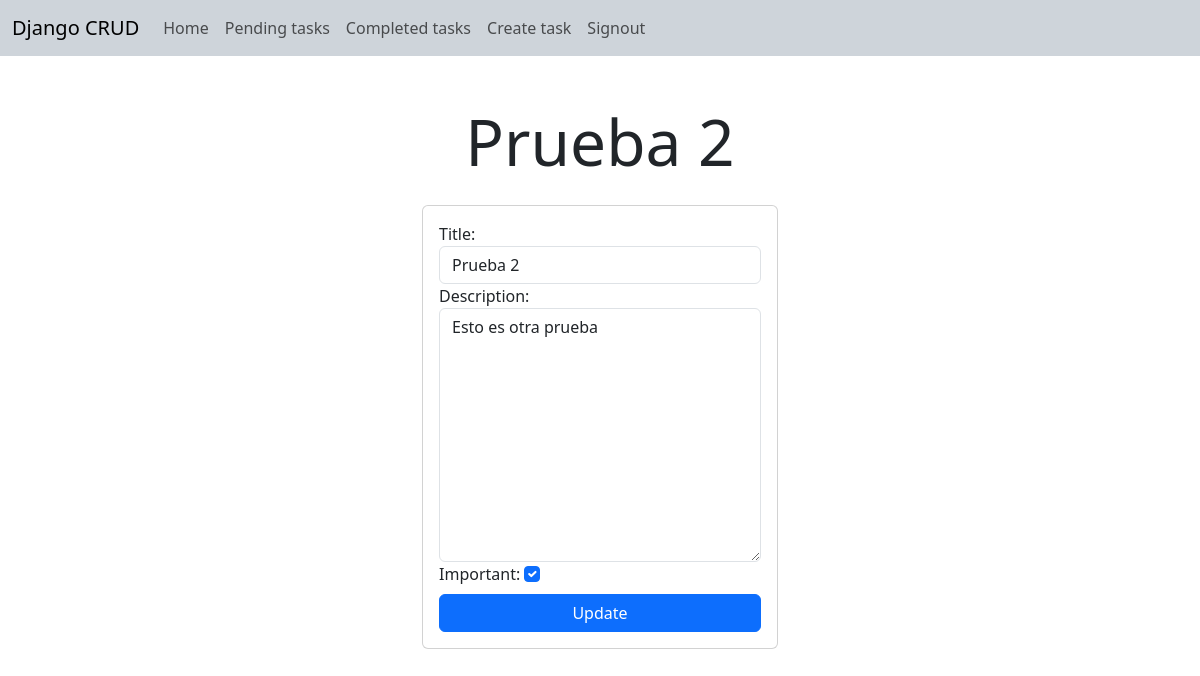
Screenshot of /tasks/4 (signed in) with the database file from the repository.
### tasks/models.py (models this page shows, shortened)
class Tasks(models.Model):
    title = models.CharField(max_length=100)
    description = models.TextField(blank=True)
    created = models.DateTimeField(auto_now_add=True)
    datecompleted = models.DateTimeField(null=True)
    important = models.BooleanField(default=False)
    user = models.ForeignKey(User, on_delete=models.CASCADE)

### tasks/views.py (the view, shortened to what this page needs)
# urls.py: path('tasks/<int:id>', views.task_detail, name="task_detail"),
@login_required
def task_detail(request, id):
    task = get_object_or_404(Tasks, pk=id, user=request.user)
    if request.method == 'GET':
        form = TaskForm(instance=task)
        return render(request, 'task_detail.html', {
            'task': task,
            'form': form
        })

### tasks/forms.py
class TaskForm(forms.ModelForm):
    class Meta:
        model = Tasks
        fields = ['title', 'description', 'important']
        widgets = {
            'title': forms.TextInput(attrs={'class': 'form-control', 'placeholder': 'Write a title'}),
            'description': forms.Textarea(attrs={'class': 'form-control', 'placeholder': 'Write a description'}),
            'important': forms.CheckboxInput(attrs={'class': 'form-check-input text-center'})
        }

### tasks/templates/task_detail.html (shortened to what this page needs)
{% extends 'base.html' %}
{% block content %}
<main class="container py-5">
    <div class="row">
        <h1 class="display-3 text-center mb-4">
            {{ task.title }}
        </h1>
        <div class="col-md-4 offset-md-4">
            <form method="POST" class="card card-body">
                {{form}}
                <button class="btn btn-primary mt-2">
                    Update
                </button>
            </form>
        </div>
    </div>
</main>
{% endblock %}

### rows the page displays
Tasks: title "Prueba 2", description "Esto es otra prueba", important "☑"
